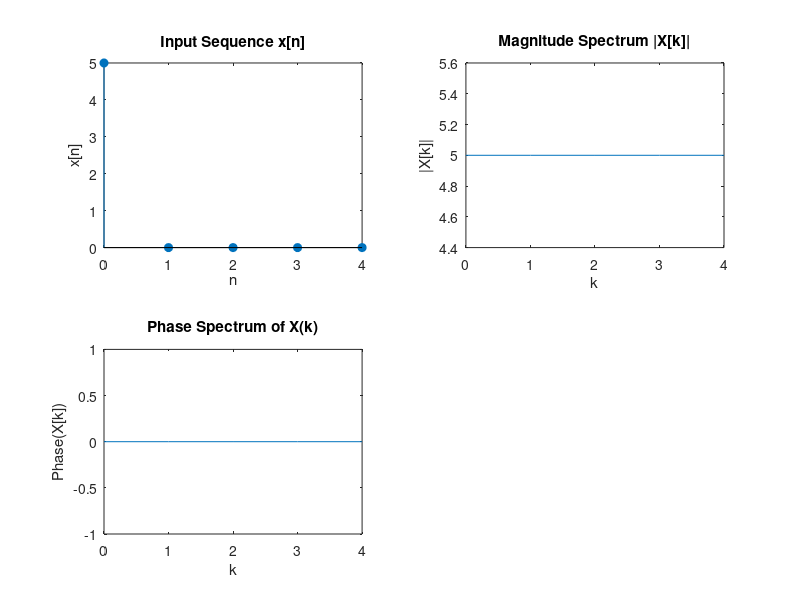

The MATLAB source for this figure:
%{

                    %% EXPERIMENT NUMBER 6

        TITLE : VISUALIZATION OF DFT AND IDFT

%}



clc;

clf;

close all;



N = input('Enter the value for the N point DFT to be found: ');

j = sqrt(-1);



% Input sequence x[n]

x_n = input('Enter the 1st sequence x[n] as a vector (e.g., [1, 2, 3, 4]): ');

L = length(x_n);



% Check if input length is greater than N

if L > N

    disp('Enter a sequence with fewer than N elements.');

    return;

elseif L < N

    % Zero-pad the sequence if it has less than N elements

    x_n = [x_n, zeros(1, N-L)];

end



% Initialize DFT result array

X_k = zeros(1, N);



% Compute the DFT using the formula

for k = 0:N-1

    for n = 0:N-1

        X_k(k+1) = X_k(k+1) + x_n(n+1) * exp((-j*2*pi*k*n)/N);

    end

end



% Verify using MATLAB built-in function

y_builtin = fft(x_n);

disp('The DFT of the sequence x_n using MATLAB built-in fft is:');

disp(y_builtin);



% Display the manually computed DFT sequence

disp('The DFT sequence (manual computation) is:');

disp(X_k);



% Compute and display the magnitude and phase spectra (manual computation)

MagnitudeX_k = abs(X_k);

PhaseX_k = angle(X_k);



disp('The Magnitude sequence (manual computation) is:');

disp(MagnitudeX_k);



disp('The Phase sequence (manual computation) is:');

disp(PhaseX_k);



% Plot the input sequence and DFT results

t = 0:N-1;



figure;

subplot(2,2,1)

stem(t, x_n, 'filled');

title('Input Sequence x[n]');

xlabel('n');

ylabel('x[n]');

%{

subplot(2,2,2)

stem(t, real(X_k), 'filled');

title('Real Part of DFT X[k]');

xlabel('k');

ylabel('Re(X[k])');



subplot(2,2,3)

stem(t, imag(X_k), 'filled');

title('Imaginary Part of DFT X[k]');

xlabel('k');

ylabel('Im(X[k])');

%}



subplot(2,2,2)

plot(t, MagnitudeX_k);

title('Magnitude Spectrum |X[k]|');

xlabel('k');

ylabel('|X[k]|');





subplot(2,2,3);

plot(t, PhaseX_k);

title('Phase Spectrum of X(k)');

xlabel('k'); 

ylabel('Phase(X[k])');

